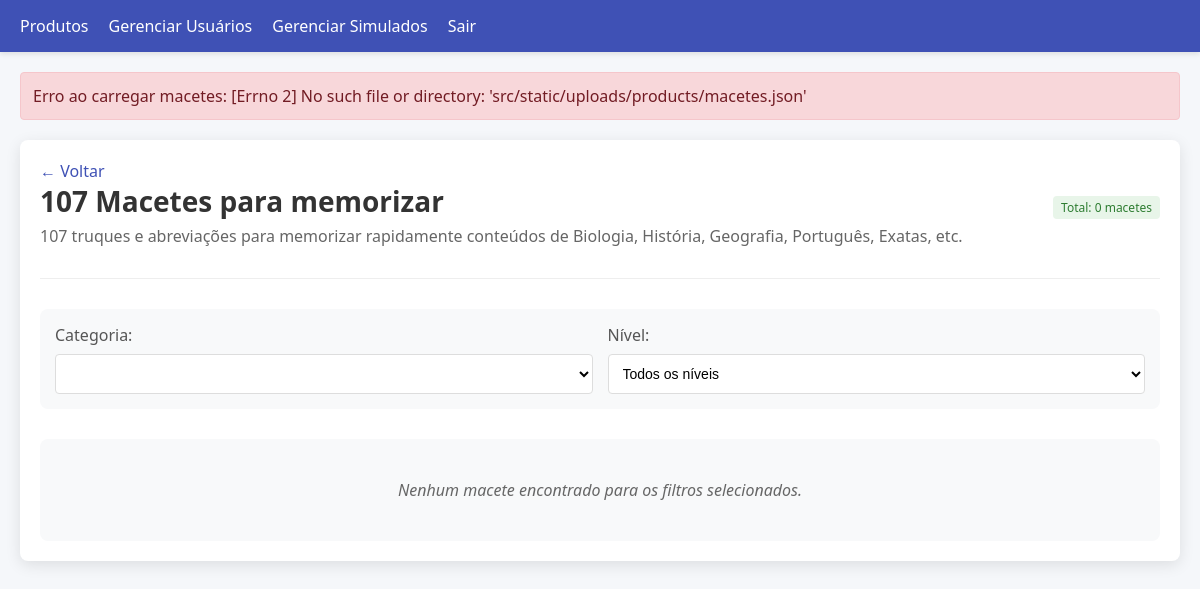
The app's page /macetes/ (signed in) with its own data.
### src/models/product.py (models this page shows, shortened)
class Product(db.Model):
    id = db.Column(db.Integer, primary_key=True)
    title = db.Column(db.String(100), nullable=False)
    description = db.Column(db.Text, nullable=True)
    cover_image = db.Column(db.String(255), nullable=True)
    pdf_file = db.Column(db.String(255), nullable=True)
    content_type = db.Column(db.String(50), default='pdf')
    is_main = db.Column(db.Boolean, default=True)
    order = db.Column(db.Integer, default=0)
    created_at = db.Column(db.DateTime, default=datetime.utcnow)
    updated_at = db.Column(db.DateTime, default=datetime.utcnow, onupdate=datetime.utcnow)

### src/routes/macetes.py (the view)
@macetes_bp.route('/')
def index():
    if not session.get('user_id'):
        flash('Faça login para acessar esta página', 'error')
        return redirect(url_for('auth.login'))
    json_path = os.path.join('src/static/uploads/products', 'macetes.json')
    try:
        with open(json_path, 'r', encoding='utf-8') as file:
            macetes_data = json.load(file)
    except Exception as e:
        flash(f'Erro ao carregar macetes: {str(e)}', 'error')
        macetes_data = []
    categorias = sorted(list(set(item['classe'] for item in macetes_data)))
    niveis = ["Básico", "Intermediário", "Especialista"]  # Ordem fixa
    categoria_selecionada = request.args.get('categoria', categorias[0] if categorias else '')
    nivel_selecionado = request.args.get('nivel', 'todos')
    if nivel_selecionado == 'todos':
        macetes_filtrados = [m for m in macetes_data if m['classe'] == categoria_selecionada]
    else:
        macetes_filtrados = [m for m in macetes_data if m['classe'] == categoria_selecionada and m['nivel'] == nivel_selecionado]
    produto = Product.query.filter_by(title='107 Macetes para memorizar').first()
    return render_template('macetes/index.html',
                          macetes=macetes_filtrados,
                          categorias=categorias,
                          niveis=niveis,
                          categoria_selecionada=categoria_selecionada,
                          nivel_selecionado=nivel_selecionado,
                          produto=produto,
                          total_macetes=len(macetes_data))

### src/templates/macetes/index.html (shortened to what this page needs)
<!DOCTYPE html>
<html lang="pt-BR">
<head>
    <link rel="stylesheet" href="{{ url_for('static', filename='css/style.css') }}">
    <link rel="stylesheet" href="{{ url_for('static', filename='css/products.css') }}">
</head>
<body>
    <nav class="navbar">
        <div class="navbar-container">
            <div class="navbar-menu">
                <a href="{{ url_for('products.index') }}">Produtos</a>
                {% if session.get('is_admin') %}
                <a href="{{ url_for('admin.list_users') }}">Gerenciar Usuários</a>
                <a href="{{ url_for('simulados.admin') }}">Gerenciar Simulados</a>
                {% endif %}
                <a href="{{ url_for('auth.logout') }}">Sair</a>
            </div>
        </div>
    </nav>
    <div class="container">
        <div class="flash-messages">
            {% for category, message in get_flashed_messages(with_categories=true) %}
                <div class="flash-message flash-{{ category }}">
                    {{ message }}
                </div>
            {% endfor %}
        </div>
        <div class="macetes-container">
            <div class="macetes-header">
                <div>
                    <a href="{{ url_for('products.index') }}" class="macetes-back">← Voltar</a>
                    <h1 class="macetes-title">{{ produto.title }}</h1>
                    <p class="macetes-subtitle">{{ produto.description }}</p>
                </div>
                <div>
                    <span class="macete-nivel basico">Total: {{ total_macetes }} macetes</span>
                </div>
            </div>
            <div class="macetes-filters">
                <div class="filter-group">
                    <label class="filter-label">Categoria:</label>
                    <select class="filter-select" id="categoria-select">
                    </select>
                </div>
                <div class="filter-group">
                    <label class="filter-label">Nível:</label>
                    <select class="filter-select" id="nivel-select">
                        <option value="todos" {% if nivel_selecionado == 'todos' %}selected{% endif %}>Todos os níveis</option>
                    </select>
                </div>
            </div>
            <div class="macetes-list">
                {% if macetes %}
                    {% for macete in macetes %}
                        <div class="macete-card {{ macete.nivel.lower() }}">
                            <span class="macete-nivel {{ macete.nivel.lower() }}">{{ macete.nivel }}</span>
                            <h3 class="macete-title">{{ macete.macete }}</h3>
                            <div class="macete-abreviacao">{{ macete.abreviacao }}</div>
                            <p class="macete-explicacao">{{ macete.explicacao }}</p>
                        </div>
                    {% endfor %}
                {% else %}
                    <div class="macetes-empty">
                        Nenhum macete encontrado para os filtros selecionados.
                    </div>
                {% endif %}
            </div>
        </div>
    </div>
</body>
</html>

### src/static/css/style.css (style rules this page uses)
body { font-family: 'Segoe UI', Tahoma, Geneva, Verdana, sans-serif; margin: 0; padding: 0; background-color: #f5f7fa; color: #333; }
.container { max-width: 1200px; margin: 0 auto; padding: 20px; }
.flash-messages { margin-bottom: 20px; }
.flash-message { padding: 12px; margin-bottom: 10px; border-radius: 4px; }
.flash-error { background-color: #f8d7da; color: #721c24; border: 1px solid #f5c6cb; }
.navbar { background-color: #3f51b5; color: white; padding: 15px 0; box-shadow: 0 2px 5px rgba(0, 0, 0, 0.1); }
.navbar-container { display: flex; justify-content: space-between; align-items: center; max-width: 1200px; margin: 0 auto; padding: 0 20px; }
.navbar-menu { display: flex; gap: 20px; }
.navbar-menu a { color: white; text-decoration: none; font-weight: 500; transition: opacity 0.3s; }

### src/templates/macetes/index.html (style rules this page uses)
.macetes-container { max-width: 1200px; margin: 0 auto; padding: 20px; background-color: white; border-radius: 8px; box-shadow: 0 4px 15px rgba(0, 0, 0, 0.1); }
.macetes-header { display: flex; align-items: center; justify-content: space-between; margin-bottom: 30px; padding-bottom: 15px; border-bottom: 1px solid #eee; }
.macetes-title { font-size: 28px; font-weight: 600; color: #333; margin: 0; }
.macetes-subtitle { font-size: 16px; color: #666; margin-top: 5px; }
.macetes-filters { display: flex; flex-wrap: wrap; gap: 15px; margin-bottom: 30px; background-color: #f8f9fa; padding: 15px; border-radius: 8px; }
.filter-group { flex: 1; min-width: 200px; }
.filter-label { display: block; font-weight: 500; margin-bottom: 8px; color: #555; }
.filter-select { width: 100%; padding: 10px; border: 1px solid #ddd; border-radius: 4px; background-color: white; font-size: 14px; }
.macetes-list { display: grid; grid-template-columns: repeat(auto-fill, minmax(300px, 1fr)); gap: 20px; }
.macete-nivel { display: inline-block; padding: 3px 8px; border-radius: 4px; font-size: 12px; font-weight: 500; margin-bottom: 10px; }
.macete-nivel.basico { background-color: #e8f5e9; color: #2e7d32; }
.macetes-empty { text-align: center; padding: 40px; color: #666; font-style: italic; background-color: #f8f9fa; border-radius: 8px; grid-column: 1 / -1; }
.macetes-back { display: inline-block; margin-right: 15px; color: #3f51b5; text-decoration: none; font-weight: 500; }

### records on screen
Product: title "107 Macetes para memorizar", description "107 truques e abreviações para memorizar rapidamente conteúdos de Biologia, História, Geografia, Português, Exatas, etc."

### other values on screen
{{ message }} "Erro ao carregar macetes: [Errno 2] No such file or directory: 'src/static/uploads/products/macetes.json'"
{{ total_macetes }} "0"
